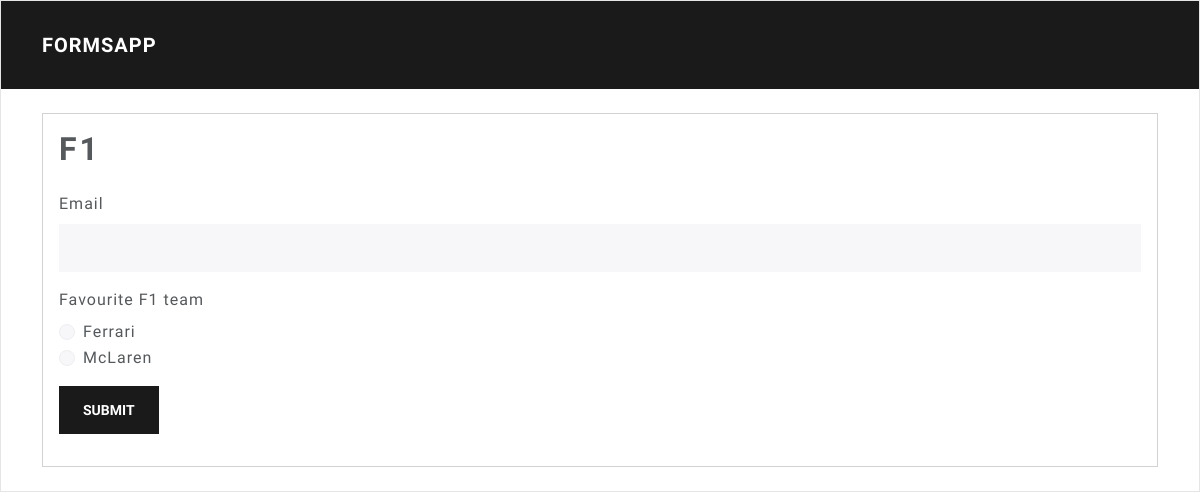
The page /form/1 on the database as committed earlier.
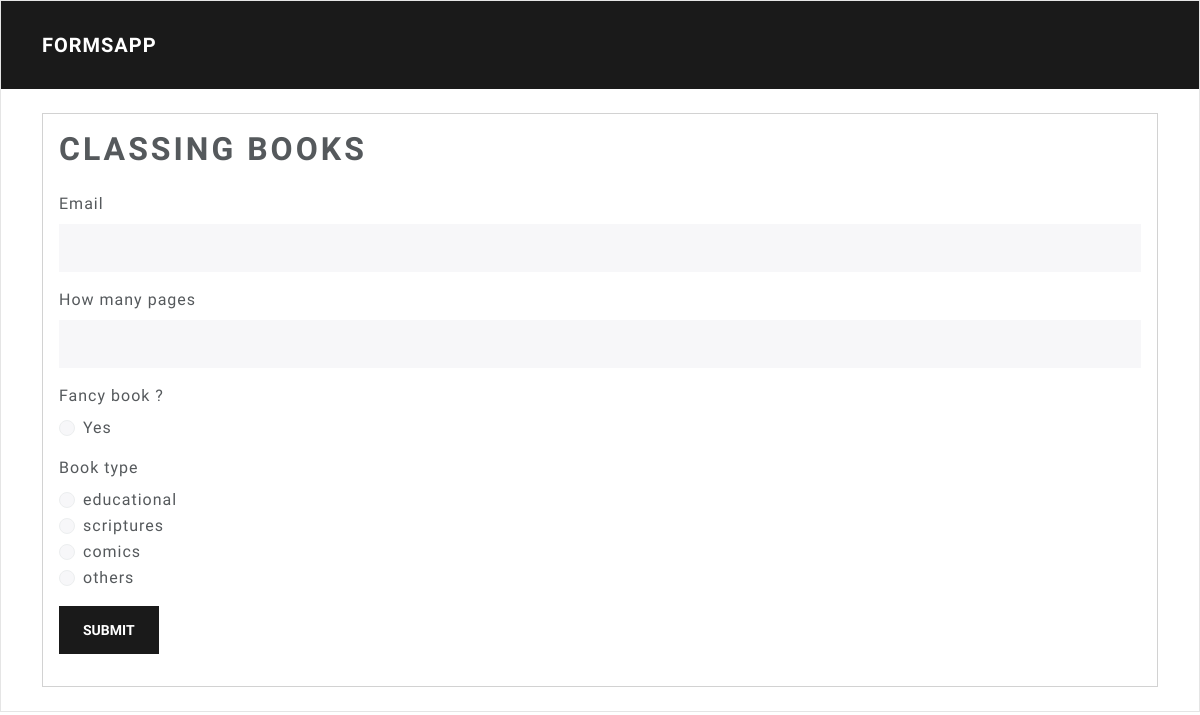
The same page on the database as committed later.
### myproject/models.py (models this page shows, shortened)
class Form(db.Model):
    __tablename__ = 'forms'
    id = db.Column(db.Integer, primary_key=True)
    title = db.Column(db.String(50) , nullable=False)
    questions = db.relationship('Question', backref='form', lazy='dynamic')

class Question(db.Model):
    __tablename__ = 'questions'
    id = db.Column(db.Integer, primary_key=True)
    text = db.Column(db.String(200), nullable=False)
    question_type = db.Column(db.String(20), nullable=False, default='text')
    form_id = db.Column(db.Integer, db.ForeignKey('forms.id'), nullable=False)
    answers = db.relationship('Answer', backref='question', lazy='dynamic')
    options = db.relationship('Option', backref='question', lazy='dynamic')

class Option(db.Model):
    __tablename__ = 'options'
    id = db.Column(db.Integer, primary_key=True)
    question_id = db.Column(db.Integer, db.ForeignKey('questions.id'), nullable=False)
    text = db.Column(db.String(200), nullable=False)

### myproject/__init__.py (the view, shortened to what this page needs)
@app.route('/form/<int:form_id>', methods=['GET', 'POST'])
def fill_form(form_id):
    form = models.Form.query.get_or_404(form_id)
    return render_template('fill_form.html', form=form)

### myproject/templates/fill_form.html
{% extends 'base.html' %}
{% block content %}
<div class="card">
<div class="card-body">
<h1 class="card-title mb-4">{{ form.title }}</h1>
<form method="post" class="mb-3">
  <div class="mb-3">
    <label class="form-label">Email</label>
    <input class="form-control" type="email" name="email" required>
  </div>
{% for question in form.questions %}
  <div class="mb-3">
    <label class="form-label">{{ question.text }}</label>
    {% if question.question_type == 'multiple' %}
      {% for opt in question.options %}
        <div class="form-check">
          <input class="form-check-input" type="radio" name="q_{{ question.id }}" value="{{ opt.text }}" required>
          <label class="form-check-label">{{ opt.text }}</label>
        </div>
      {% endfor %}
    {% else %}
      <input class="form-control" type="text" name="q_{{ question.id }}" required>
    {% endif %}
  </div>
{% endfor %}
  <button class="btn btn-primary" type="submit">Submit</button>
</form>
</div>
</div>
{% endblock %}

### myproject/templates/base.html (shortened to what this page needs)
<!doctype html>
<html>
<head>
    <link href="https://cdn.jsdelivr.net/npm/bootswatch@5.3.2/dist/lux/bootstrap.min.css" rel="stylesheet">
</head>
<body class="bg-light">
    <nav class="navbar navbar-expand-lg navbar-dark bg-primary mb-4">
        <div class="container">
            <a class="navbar-brand" href="{{ url_for('index') }}">FormsApp</a>
        </div>
    </nav>
    <div class="container pb-4">
        {% block content %}{% endblock %}
    </div>
</body>
</html>

Rows that differ between the two databases and show on the page:
removed Question: text "Favourite F1 team", Option (text "Ferrari"), Option (text "McLaren")
changed Form: title "F1" → "CLASSING BOOKS"
added Question: text "How many pages"
added Question: text "Fancy book ?", Option (text "Yes")
added Question: text "Book type", Option (text "educational")
added Option: text "scriptures", shown under "Book type"
added Option: text "comics", shown under "Book type"
added Option: text "others", shown under "Book type"
